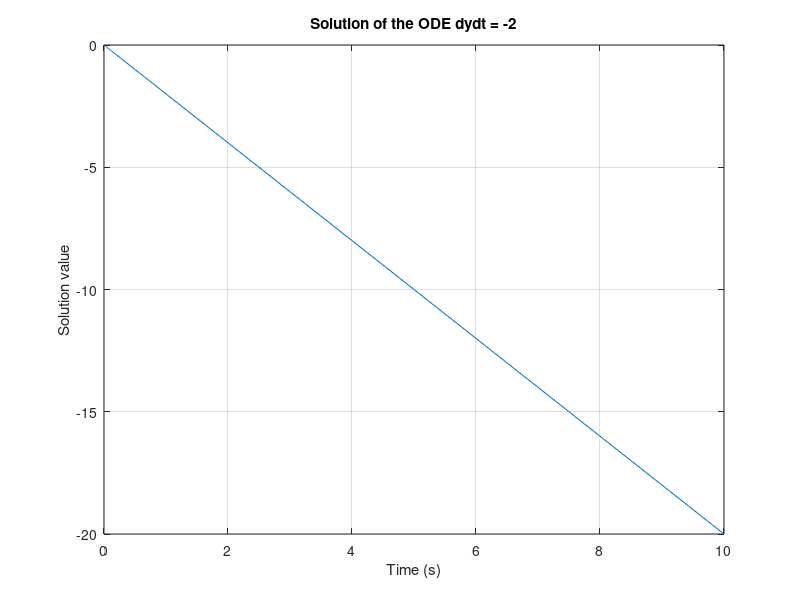

The MATLAB source for this figure:
function simpleODE2
clearvars; close all; clc;
tspan = [0,10];
y0 = 0;
[t, y] = ode45(@eom, tspan, y0);
plot(t, y);
xlabel('Time (s)')
ylabel('Solution value')
title('Solution of the ODE dydt = -2')
grid on
end

function dydt = eom(~, ~)
dydt = -2;
end